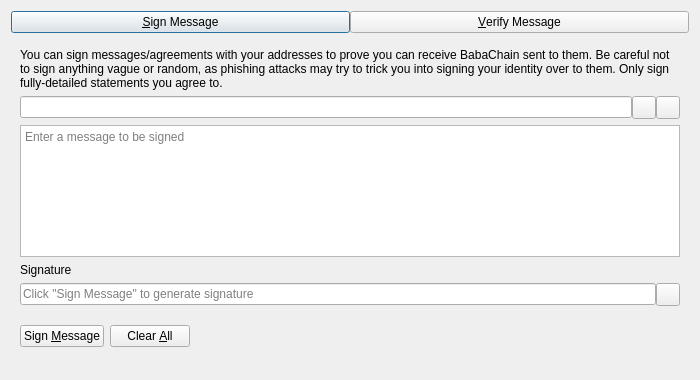
<?xml version="1.0" encoding="UTF-8"?>
<ui version="4.0">
 <class>SignVerifyMessageDialog</class>
 <widget class="QDialog" name="SignVerifyMessageDialog">
  <property name="geometry">
   <rect>
    <x>0</x>
    <y>0</y>
    <width>700</width>
    <height>380</height>
   </rect>
  </property>
  <property name="windowTitle">
   <string>Signatures - Sign / Verify a Message</string>
  </property>
  <property name="modal">
   <bool>true</bool>
  </property>
  <layout class="QVBoxLayout" name="verticalLayout">
   <item>
    <layout class="QHBoxLayout" name="horizontalLayout_Buttons_2">
     <property name="spacing">
      <number>0</number>
     </property>
     <property name="topMargin">
      <number>0</number>
     </property>
     <item>
      <widget class="QPushButton" name="btnSignMessage">
       <property name="text">
        <string>&amp;Sign Message</string>
       </property>
       <property name="checkable">
        <bool>true</bool>
       </property>
      </widget>
     </item>
     <item>
      <widget class="QPushButton" name="btnVerifyMessage">
       <property name="text">
        <string>&amp;Verify Message</string>
       </property>
       <property name="checkable">
        <bool>true</bool>
       </property>
      </widget>
     </item>
    </layout>
   </item>
   <item>
    <widget class="QStackedWidget" name="stackedWidgetSig">
     <property name="minimumSize">
      <size>
       <width>0</width>
       <height>0</height>
      </size>
     </property>
     <property name="currentIndex">
      <number>0</number>
     </property>
     <widget class="QWidget" name="pageSignMessage">
      <layout class="QVBoxLayout" name="verticalLayout_SM">
       <item>
        <widget class="QLabel" name="infoLabel_SM">
         <property name="text">
          <string>You can sign messages/agreements with your addresses to prove you can receive BabaChain sent to them. Be careful not to sign anything vague or random, as phishing attacks may try to trick you into signing your identity over to them. Only sign fully-detailed statements you agree to.</string>
         </property>
         <property name="textFormat">
          <enum>Qt::PlainText</enum>
         </property>
         <property name="wordWrap">
          <bool>true</bool>
         </property>
        </widget>
       </item>
       <item>
        <layout class="QHBoxLayout" name="horizontalLayout_1_SM">
         <property name="spacing">
          <number>0</number>
         </property>
         <item>
          <widget class="QValidatedLineEdit" name="addressIn_SM">
           <property name="toolTip">
            <string>The BabaChain address to sign the message with</string>
           </property>
          </widget>
         </item>
         <item>
          <widget class="QToolButton" name="addressBookButton_SM">
           <property name="toolTip">
            <string>Choose previously used address</string>
           </property>
           <property name="text">
            <string/>
           </property>
           <property name="shortcut">
            <string>Alt+A</string>
           </property>
          </widget>
         </item>
         <item>
          <widget class="QToolButton" name="pasteButton_SM">
           <property name="toolTip">
            <string>Paste address from clipboard</string>
           </property>
           <property name="text">
            <string/>
           </property>
           <property name="shortcut">
            <string>Alt+P</string>
           </property>
          </widget>
         </item>
        </layout>
       </item>
       <item>
        <widget class="QPlainTextEdit" name="messageIn_SM">
         <property name="toolTip">
          <string>Enter the message you want to sign here</string>
         </property>
         <property name="placeholderText">
          <string>Enter a message to be signed</string>
         </property>
        </widget>
       </item>
       <item>
        <widget class="QLabel" name="signatureLabel_SM">
         <property name="text">
          <string>Signature</string>
         </property>
         <property name="textFormat">
          <enum>Qt::PlainText</enum>
         </property>
        </widget>
       </item>
       <item>
        <layout class="QHBoxLayout" name="horizontalLayout_2_SM">
         <property name="spacing">
          <number>0</number>
         </property>
         <item>
          <widget class="QLineEdit" name="signatureOut_SM">
           <property name="placeholderText">
            <string>Click "Sign Message" to generate signature</string>
           </property>
           <property name="readOnly">
            <bool>true</bool>
           </property>
          </widget>
         </item>
         <item>
          <widget class="QToolButton" name="copySignatureButton_SM">
           <property name="toolTip">
            <string>Copy the current signature to the system clipboard</string>
           </property>
           <property name="text">
            <string/>
           </property>
          </widget>
         </item>
        </layout>
       </item>
       <item>
        <layout class="QHBoxLayout" name="horizontalLayout_3_SM">
         <item>
          <widget class="QPushButton" name="signMessageButton_SM">
           <property name="toolTip">
            <string>Sign the message to prove you own this BabaChain address</string>
           </property>
           <property name="text">
            <string>Sign &amp;Message</string>
           </property>
           <property name="autoDefault">
            <bool>false</bool>
           </property>
          </widget>
         </item>
         <item>
          <widget class="QPushButton" name="clearButton_SM">
           <property name="toolTip">
            <string>Reset all sign message fields</string>
           </property>
           <property name="text">
            <string>Clear &amp;All</string>
           </property>
           <property name="autoDefault">
            <bool>false</bool>
           </property>
          </widget>
         </item>
         <item>
          <spacer name="horizontalSpacer_1_SM">
           <property name="orientation">
            <enum>Qt::Horizontal</enum>
           </property>
           <property name="sizeHint" stdset="0">
            <size>
             <width>40</width>
             <height>48</height>
            </size>
           </property>
          </spacer>
         </item>
         <item>
          <widget class="QLabel" name="statusLabel_SM">
           <property name="text">
            <string/>
           </property>
           <property name="wordWrap">
            <bool>true</bool>
           </property>
          </widget>
         </item>
         <item>
          <spacer name="horizontalSpacer_2_SM">
           <property name="orientation">
            <enum>Qt::Horizontal</enum>
           </property>
           <property name="sizeHint" stdset="0">
            <size>
             <width>40</width>
             <height>48</height>
            </size>
           </property>
          </spacer>
         </item>
        </layout>
       </item>
      </layout>
     </widget>
     <widget class="QWidget" name="pageVerifyMessage">
      <layout class="QVBoxLayout" name="verticalLayout_VM">
       <item>
        <widget class="QLabel" name="infoLabel_VM">
         <property name="text">
          <string>Enter the receiver's address, message (ensure you copy line breaks, spaces, tabs, etc. exactly) and signature below to verify the message. Be careful not to read more into the signature than what is in the signed message itself, to avoid being tricked by a man-in-the-middle attack. Note that this only proves the signing party receives with the address, it cannot prove sendership of any transaction!</string>
         </property>
         <property name="textFormat">
          <enum>Qt::PlainText</enum>
         </property>
         <property name="alignment">
          <set>Qt::AlignLeading|Qt::AlignLeft|Qt::AlignTop</set>
         </property>
         <property name="wordWrap">
          <bool>true</bool>
         </property>
        </widget>
       </item>
       <item>
        <layout class="QHBoxLayout" name="horizontalLayout_1_VM">
         <property name="spacing">
          <number>0</number>
         </property>
         <item>
          <widget class="QValidatedLineEdit" name="addressIn_VM">
           <property name="toolTip">
            <string>The BabaChain address the message was signed with</string>
           </property>
          </widget>
         </item>
         <item>
          <widget class="QToolButton" name="addressBookButton_VM">
           <property name="toolTip">
            <string>Choose previously used address</string>
           </property>
           <property name="text">
            <string/>
           </property>
           <property name="shortcut">
            <string>Alt+A</string>
           </property>
          </widget>
         </item>
        </layout>
       </item>
       <item>
        <widget class="QPlainTextEdit" name="messageIn_VM">
          <property name="toolTip">
            <string>The signed message to verify</string>
          </property>
          <property name="placeholderText">
            <string>Enter a message to be verified</string>
          </property>
        </widget>
       </item>
       <item>
        <widget class="QValidatedLineEdit" name="signatureIn_VM">
          <property name="toolTip">
            <string>The signature given when the message was signed</string>
          </property>
          <property name="placeholderText">
            <string>Enter a signature for the message to be verified</string>
          </property>
        </widget>
       </item>
       <item>
        <layout class="QHBoxLayout" name="horizontalLayout_2_VM">
         <item>
          <widget class="QPushButton" name="verifyMessageButton_VM">
           <property name="toolTip">
            <string>Verify the message to ensure it was signed with the specified BabaChain address</string>
           </property>
           <property name="text">
            <string>Verify &amp;Message</string>
           </property>
           <property name="autoDefault">
            <bool>false</bool>
           </property>
          </widget>
         </item>
         <item>
          <widget class="QPushButton" name="clearButton_VM">
           <property name="toolTip">
            <string>Reset all verify message fields</string>
           </property>
           <property name="text">
            <string>Clear &amp;All</string>
           </property>
           <property name="autoDefault">
            <bool>false</bool>
           </property>
          </widget>
         </item>
         <item>
          <spacer name="horizontalSpacer_1_VM">
           <property name="orientation">
            <enum>Qt::Horizontal</enum>
           </property>
           <property name="sizeHint" stdset="0">
            <size>
             <width>40</width>
             <height>48</height>
            </size>
           </property>
          </spacer>
         </item>
         <item>
          <widget class="QLabel" name="statusLabel_VM">
           <property name="text">
            <string/>
           </property>
           <property name="wordWrap">
            <bool>true</bool>
           </property>
          </widget>
         </item>
         <item>
          <spacer name="horizontalSpacer_2_VM">
           <property name="orientation">
            <enum>Qt::Horizontal</enum>
           </property>
           <property name="sizeHint" stdset="0">
            <size>
             <width>40</width>
             <height>48</height>
            </size>
           </property>
          </spacer>
         </item>
        </layout>
       </item>
      </layout>
     </widget>
    </widget>
   </item>
  </layout>
 </widget>
 <customwidgets>
  <customwidget>
   <class>QValidatedLineEdit</class>
   <extends>QLineEdit</extends>
   <header>qt/qvalidatedlineedit.h</header>
  </customwidget>
 </customwidgets>
 <resources>
  <include location="../babachain.qrc"/>
 </resources>
 <connections/>
</ui>
